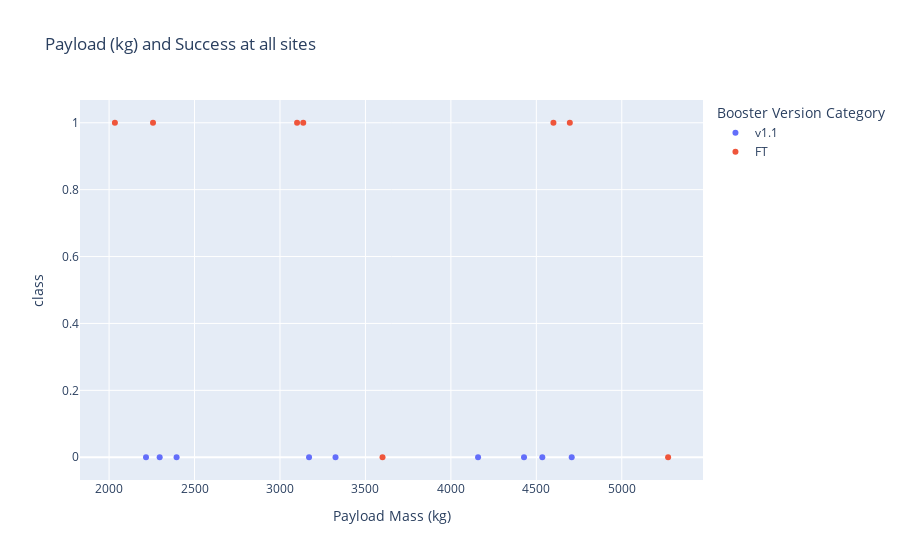

The code cell stored with this chart in its notebook:
### Code cell
site_data= filtered_df[filtered_df["Launch Site"] == 'CCAFS LC-40']
fig = px.scatter(site_data, x="Payload Mass (kg)",y="class", color="Booster Version Category",
        title='Payload (kg) and Success at all sites')
fig

### Figure 1 — Plotly figure (JSON) as saved in the notebook; plotly's stock layout.template omitted (floating-point values rounded to 4 significant figures)
{"data": [{"hovertemplate": "Booster Version Category=v1.1<br>Payload Mass (kg)=%{x}<br>class=%{y}<extra></extra>", "legendgroup": "v1.1", "marker": {"color": "#636efa", "symbol": "circle"}, "mode": "markers", "name": "v1.1", "orientation": "v", "showlegend": true, "type": "scatter", "x": [3170, 3325, 2296, 4535, 4428, 2216, 2395, 4159, 4707], "xaxis": "x", "y": [0, 0, 0, 0, 0, 0, 0, 0, 0], "yaxis": "y"}, {"hovertemplate": "Booster Version Category=FT<br>Payload Mass (kg)=%{x}<br>class=%{y}<extra></extra>", "legendgroup": "FT", "marker": {"color": "#EF553B", "symbol": "circle"}, "mode": "markers", "name": "FT", "orientation": "v", "showlegend": true, "type": "scatter", "x": [2034, 5271, 3136, 4696, 3100, 3600, 2257, 4600], "xaxis": "x", "y": [1, 0, 1, 1, 1, 0, 1, 1], "yaxis": "y"}], "layout": {"legend": {"title": {"text": "Booster Version Category"}, "tracegroupgap": 0}, "title": {"text": "Payload (kg) and Success at all sites"}, "xaxis": {"anchor": "y", "domain": [0, 1], "title": {"text": "Payload Mass (kg)"}}, "yaxis": {"anchor": "x", "domain": [0, 1], "title": {"text": "class"}}}}
